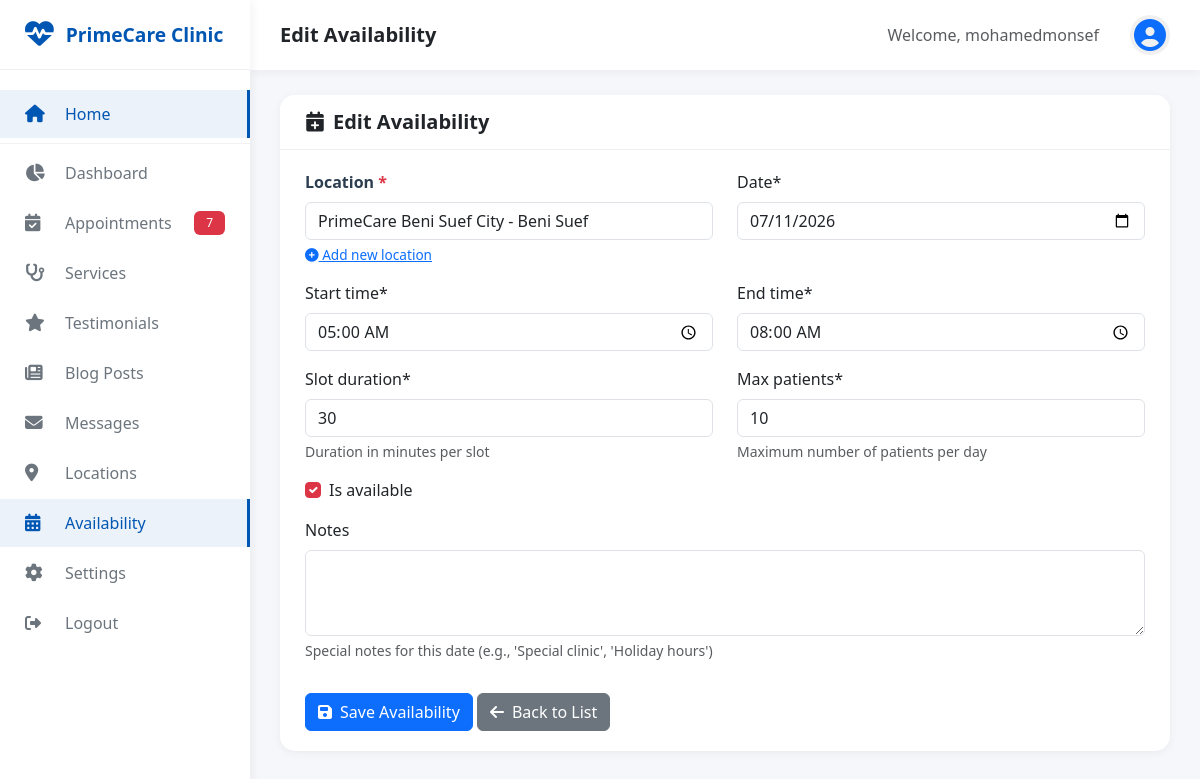
The app's page /dashboard/availability/1/edit/ (signed in) with its own data.
### core/models.py (models this page shows, shortened)
class SiteSettings(models.Model):
    site_name = models.CharField(max_length=100, default='Medical Clinic')
    site_logo = models.ImageField(upload_to='site/', blank=True, null=True)
    site_favicon = models.ImageField(upload_to='site/', blank=True, null=True)
    doctor_name = models.CharField(max_length=100)
    doctor_title = models.CharField(max_length=200)
    doctor_image = models.ImageField(upload_to='doctor/')
    doctor_biography = models.TextField()
    doctor_qualifications = models.TextField(help_text='Comma separated qualifications')
    doctor_experience = models.TextField()
    doctor_certifications = models.TextField(blank=True)
    doctor_achievements = models.TextField(blank=True)
    doctor_email = models.EmailField()
    doctor_phone = models.CharField(max_length=20)
    clinic_name = models.CharField(max_length=100)
    clinic_address = models.TextField()
    clinic_phone = models.CharField(max_length=20)
    clinic_email = models.EmailField()
    working_hours = models.TextField()
    google_maps_embed = models.TextField(blank=True, help_text='Google Maps embed URL')
    facebook_url = models.URLField(blank=True)
    twitter_url = models.URLField(blank=True)
    instagram_url = models.URLField(blank=True)
    linkedin_url = models.URLField(blank=True)
    youtube_url = models.URLField(blank=True)
    years_experience = models.IntegerField(default=0)
    happy_patients = models.IntegerField(default=0)
    operations_completed = models.IntegerField(default=0)
    awards_won = models.IntegerField(default=0)
    created_at = models.DateTimeField(auto_now_add=True)
    updated_at = models.DateTimeField(auto_now=True)
    class Meta:
        verbose_name = 'Site Setting'
        verbose_name_plural = 'Site Settings'

### appointments/models.py (models this page shows, shortened)
class ClinicAvailability(models.Model):
    location = models.ForeignKey(ClinicLocation, on_delete=models.CASCADE, related_name='availabilities')
    date = models.DateField()
    start_time = models.TimeField()
    end_time = models.TimeField()
    slot_duration = models.IntegerField(default=30, help_text="Duration in minutes per slot")
    max_patients = models.IntegerField(default=10, help_text="Maximum number of patients per day")
    is_available = models.BooleanField(default=True)
    notes = models.TextField(blank=True, help_text="Special notes for this date (e.g., 'Special clinic', 'Holiday hours')")
    created_at = models.DateTimeField(auto_now_add=True)
    updated_at = models.DateTimeField(auto_now=True)

class ClinicLocation(models.Model):
    name = models.CharField(max_length=200, help_text="e.g., Main Branch, Downtown Clinic")
    address = models.TextField()
    city = models.CharField(max_length=100)
    state = models.CharField(max_length=100, blank=True)
    zip_code = models.CharField(max_length=20, blank=True)
    phone = models.CharField(max_length=20)
    email = models.EmailField(blank=True)
    latitude = models.DecimalField(max_digits=10, decimal_places=7, null=True, blank=True)
    longitude = models.DecimalField(max_digits=10, decimal_places=7, null=True, blank=True)
    is_active = models.BooleanField(default=True)
    created_at = models.DateTimeField(auto_now_add=True)
    updated_at = models.DateTimeField(auto_now=True)
    class Meta:
        ordering = ['city', 'name']

### dashboard/views.py (the view)
# urls.py: path('availability/<int:pk>/edit/', views.availability_edit, name='availability_edit'),
@login_required
def availability_edit(request, pk):
    availability = get_object_or_404(ClinicAvailability, pk=pk)
    if request.method == 'POST':
        form = ClinicAvailabilityForm(request.POST, instance=availability)
        if form.is_valid():
            form.save()
            messages.success(request, f'✅ Availability updated for {availability.location.name} on {availability.date}')
            return redirect('dashboard:availability_list')
        else:
            for field, errors in form.errors.items():
                for error in errors:
                    messages.error(request, f'{field}: {error}')
    else:
        form = ClinicAvailabilityForm(instance=availability)
    context = {
        'form': form,
        'availability': availability,
        'title': 'Edit Availability',
    }
    return render(request, 'dashboard/availability/form.html', context)

### dashboard/templates/dashboard/availability/form.html (shortened to what this page needs)
{% extends 'dashboard/base_dashboard.html' %}
{% load crispy_forms_tags %}
{% load static %}
{% block page_title %}{{ title }}{% endblock %}
{% block content %}
<div class="card">
    <div class="card-header">
        <h5><i class="fas fa-calendar-plus me-2"></i>{{ title }}</h5>
    </div>
    <div class="card-body">
        <form method="POST">
            <div class="row">
                <div class="col-md-6">
                    <div class="form-group mb-3">
                        <label for="id_location" class="form-label">Location <span class="text-danger">*</span></label>
                        <select name="location" id="id_location" class="form-control" required>
                            {% for location in form.fields.location.queryset %}
                            <option value="{{ location.id }}" {% if form.instance.location.id == location.id %}selected{% endif %}>
                                {{ location.name }} - {{ location.city }}
                            </option>
                            {% endfor %}
                        </select>
                        <div class="help-text text-muted small">
                            <a href="{% url 'dashboard:location_list' %}" target="_blank">
                                <i class="fas fa-plus-circle"></i> Add new location
                            </a>
                        </div>
                    </div>
                </div>
                <div class="col-md-6">
                    {{ form.date|as_crispy_field }}
                </div>
            </div>
            <div class="row">
                <div class="col-md-6">
                    {{ form.start_time|as_crispy_field }}
                </div>
                <div class="col-md-6">
                    {{ form.end_time|as_crispy_field }}
                </div>
            </div>
            <div class="row">
                <div class="col-md-6">
                    {{ form.slot_duration|as_crispy_field }}
                </div>
                <div class="col-md-6">
                    {{ form.max_patients|as_crispy_field }}
                </div>
            </div>
            <div class="row">
                <div class="col-md-12">
                    {{ form.is_available|as_crispy_field }}
                </div>
            </div>
            <div class="row">
                <div class="col-md-12">
                    {{ form.notes|as_crispy_field }}
                </div>
            </div>
            <div class="mt-3">
                <button type="submit" class="btn btn-primary">
                    <i class="fas fa-save me-2"></i>Save Availability
                </button>
                <a href="{% url 'dashboard:availability_list' %}" class="btn btn-secondary">
                    <i class="fas fa-arrow-left me-2"></i>Back to List
                </a>
            </div>
        </form>
    </div>
</div>
{% endblock %}

### dashboard/templates/dashboard/base_dashboard.html (shortened to what this page needs)
<!DOCTYPE html>
<html lang="en">
<head>
    <link href="https://cdn.jsdelivr.net/npm/bootstrap@5.3.0/dist/css/bootstrap.min.css" rel="stylesheet">
    <link rel="stylesheet" href="https://cdnjs.cloudflare.com/ajax/libs/font-awesome/6.4.0/css/all.min.css">
    {% load static %}
    <link rel="stylesheet" href="{% static 'css/dashboard.css' %}">
</head>
<body>
    <div class="dashboard-wrapper">
        <nav class="sidebar">
            <div class="sidebar-brand">
                <i class="fas fa-heartbeat"></i>
                <h4>{{ site_settings.site_name|default:"Clinic" }}</h4>
            </div>
            <ul class="sidebar-menu">
                <li>
                    <a href="{% url 'core:home' %}" target="_blank" >
                        <i class="fas fa-home"></i>
                        <span>Home</span>
                    </a>
                </li>
                <li>
                    <a href="{% url 'dashboard:home' %}" class="{% if request.resolver_match.url_name == 'home' %}active{% endif %}">
                        <i class="fas fa-chart-pie"></i>
                        <span>Dashboard</span>
                    </a>
                </li>
                <li>
                    <a href="{% url 'dashboard:appointments' %}" class="{% if 'appointments' in request.path %}active{% endif %}">
                        <i class="fas fa-calendar-check"></i>
                        <span>Appointments</span>
                        {% if pending_appointments_count %}
                        <span class="badge bg-danger">{{ pending_appointments_count }}</span>
                        {% endif %}
                    </a>
                </li>
                <li>
                    <a href="{% url 'dashboard:services' %}" class="{% if 'services' in request.path %}active{% endif %}">
                        <i class="fas fa-stethoscope"></i>
                        <span>Services</span>
                    </a>
                </li>
                <li>
                    <a href="{% url 'dashboard:testimonials' %}" class="{% if 'testimonials' in request.path %}active{% endif %}">
                        <i class="fas fa-star"></i>
                        <span>Testimonials</span>
                    </a>
                </li>
                <li>
                    <a href="{% url 'dashboard:blog' %}" class="{% if 'blog' in request.path %}active{% endif %}">
                        <i class="fas fa-newspaper"></i>
                        <span>Blog Posts</span>
                    </a>
                </li>
                <li>
                    <a href="{% url 'dashboard:contacts' %}" class="{% if 'contacts' in request.path %}active{% endif %}">
                        <i class="fas fa-envelope"></i>
                        <span>Messages</span>
                    </a>
                </li>
                <li>
                    <a href="{% url 'dashboard:location_list' %}" class="{% if 'locations' in request.path %}active{% endif %}">
                        <i class="fas fa-map-marker-alt"></i>
                        <span>Locations</span>
                    </a>
                </li>
                <li>
                    <a href="{% url 'dashboard:availability_list' %}" class="{% if 'availability' in request.path %}active{% endif %}">
                        <i class="fas fa-calendar-alt"></i>
                        <span>Availability</span>
                    </a>
                </li>
                <li>
                    <a href="{% url 'dashboard:settings' %}" class="{% if 'settings' in request.path %}active{% endif %}">
                        <i class="fas fa-cog"></i>
                        <span>Settings</span>
                    </a>
                </li>
                <li>
                    <form method="POST" action="{% url 'accounts:logout' %}" style="display: inline; width: 100%;">
                        <button type="submit" class="btn btn-link" style="display: flex; align-items: center; padding: 12px 25px; color: #6c757d; text-decoration: none; transition: all 0.3s ease; width: 100%; border: none; background: none; text-align: left;">
                            <i class="fas fa-sign-out-alt" style="width: 25px; margin-right: 15px;"></i>
                            <span>Logout</span>
                        </button>
                    </form>
                </li>
            </ul>
        </nav>
        <div class="main-content">
            <header class="top-bar">
                <div class="top-bar-left">
                    <h5>{% block page_title %}Dashboard{% endblock %}</h5>
                </div>
                <div class="top-bar-right">
                    <span class="text-muted me-3">Welcome, {{ user.get_full_name|default:user.username }}</span>
                    <div class="admin-avatar">
                        <i class="fas fa-user-circle fa-2x text-primary"></i>
                    </div>
                </div>
            </header>
            <div class="page-content">
                {% block content %}{% endblock %}
            </div>
        </div>
    </div>
</body>
</html>

### records on screen
SiteSettings: site_name "PrimeCare Clinic"
ClinicAvailability: location "PrimeCare Beni Suef City - Beni Suef", date "07/11/2026", start_time "05:00:00", end_time "08:00:00", slot_duration "30", max_patients "10", is_available "☑"

### other values on screen
{{ pending_appointments_count }} "7"
{{ title }} "Edit Availability"
{{ user.get_full_name|default:user.username }} "mohamedmonsef"
